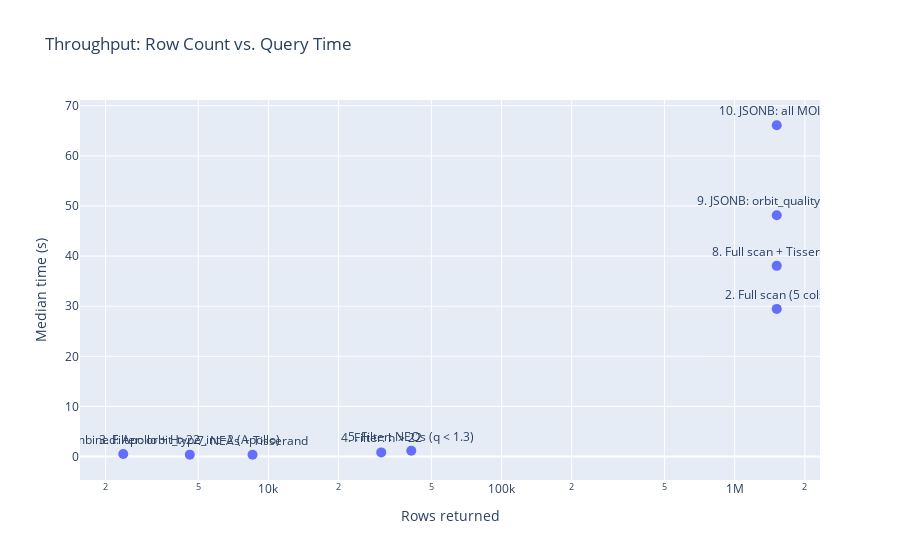

Notebook code for this chart:
### Markdown cell above
## 4. Throughput: Rows vs. Time

### Code cell
# Exclude count_only queries (row_count = 1)
throughput_df = timing_df[timing_df["row_count"] > 1].copy()
throughput_df["rows_per_sec"] = throughput_df["row_count"] / throughput_df["median_sec"]

fig = px.scatter(
    throughput_df,
    x="row_count",
    y="median_sec",
    text="label",
    hover_data=["rows_per_sec"],
    log_x=True,
    title="Throughput: Row Count vs. Query Time",
    labels={"row_count": "Rows returned", "median_sec": "Median time (s)"},
)
fig.update_traces(textposition="top center", marker_size=10)
fig.show()

### Figure 1 — Plotly figure (JSON) as saved in the notebook; plotly's stock layout.template omitted (floating-point values rounded to 4 significant figures)
{"data": [{"customdata": [[51440.0], [12140.0], [36880.0], [35820.0], [4834.0], [24110.0], [39830.0], [31470.0], [22920.0]], "hovertemplate": "Rows returned=%{x}<br>Median time (s)=%{y}<br>label=%{text}<br>rows_per_sec=%{customdata[0]}<extra></extra>", "legendgroup": "", "marker": {"color": "#636efa", "size": 10, "symbol": "circle"}, "mode": "markers+text", "name": "", "orientation": "v", "showlegend": false, "text": ["2. Full scan (5 cols)", "3. Filter: orbit_type_int=2 (Apollo)", "4. Filter: h > 22", "5. Filter: NEOs (q < 1.3)", "6. Combined: Apollo + H>22", "7. NEAs + Tisserand", "8. Full scan + Tisserand", "9. JSONB: orbit_quality + SNR", "10. JSONB: all MOIDs"], "textposition": "top center", "type": "scatter", "x": [1515621, 4601, 30475, 41015, 2384, 8549, 1515621, 1515621, 1515621], "xaxis": "x", "y": [29.47, 0.3791, 0.8263, 1.145, 0.4932, 0.3546, 38.05, 48.16, 66.11], "yaxis": "y"}], "layout": {"legend": {"tracegroupgap": 0}, "title": {"text": "Throughput: Row Count vs. Query Time"}, "xaxis": {"anchor": "y", "domain": [0.0, 1.0], "title": {"text": "Rows returned"}, "type": "log"}, "yaxis": {"anchor": "x", "domain": [0.0, 1.0], "title": {"text": "Median time (s)"}}}}
